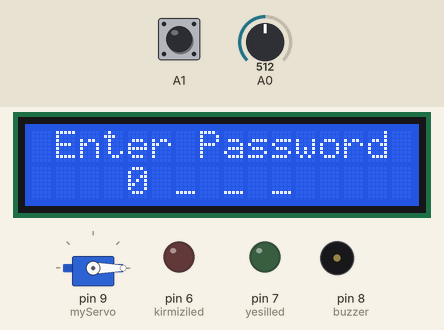
This sketch was run on a simulated Arduino Uno, built with avr-gcc and run on an emulated ATmega328P. Parts: servo, 16×2 character LCD, output pins drawn as LEDs (lit = HIGH), buzzer (waves = sounding, pin HIGH). Inputs (shaded band) come from the test bench; at power-on: A1 HIGH, A0 = 512.

Above: at 3.3 s.
3.4 s: A1 pulled LOW for 0.15 s
At 4.0 s:
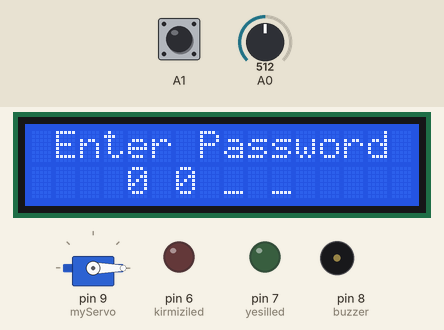
6.5 s: A1 pulled LOW for 1 s
At 8.8 s:
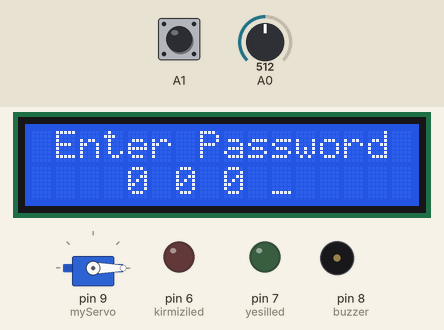
10.5 s: A0 set to 610
12.0 s: A0 set to 590
At 13.5 s:
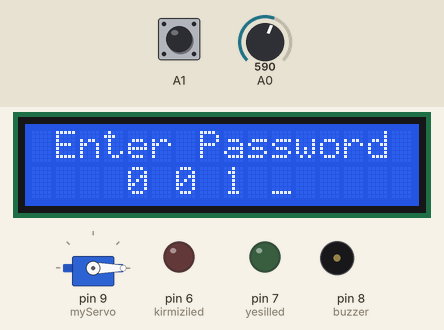
15.0 s: A0 set to 716
16.5 s: A0 set to 511
At 16.9 s:
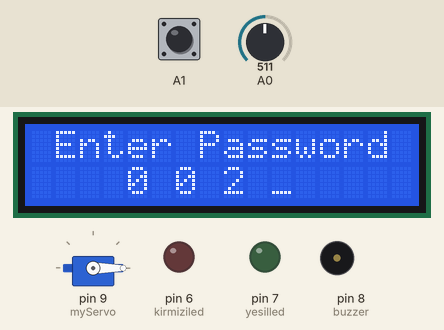
Timing chart, 0 to 19.5 s (numbered marks = the images above; inputs shaded):
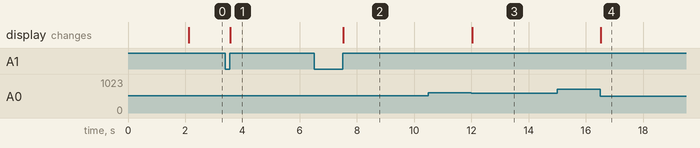

Measured:
- after the input at 3.4 s, the display: changes after 0.17 s (image 1)
- after the input at 6.5 s, the display: changes after 1.0 s (image 2)
- after the input at 10.5 s, every drawn part: stays the same
- after the input at 12.0 s, the display: changes at once (image 3)
- after the input at 15.0 s, every drawn part: stays the same
- after the input at 16.5 s, the display: changes at once (image 4)

The sketch:

Stage_11_Final_Assembly.ino
```cpp
#include <LiquidCrystal_I2C.h>
#include <Servo.h>

LiquidCrystal_I2C lcd(0x27, 16 ,2);
Servo myServo;

int joystickDeger;

int secilenSayi = 0;

int joystickButton;

int girilenSifre[4];

int hane = 0;

int yesilled = 7;

int kirmiziled = 6;

int buzzer = 8;

bool sifreDogru;

int dogruSifre[4] = {5, 2, 8, 0};

void setup() {

// Giriş pinleri
  pinMode(A1, INPUT_PULLUP);

  pinMode(yesilled, OUTPUT);

  pinMode(kirmiziled, OUTPUT);

  pinMode(buzzer, OUTPUT);

  digitalWrite(yesilled, LOW);

  digitalWrite(kirmiziled, LOW);

  digitalWrite(buzzer, LOW);

  myServo.attach(9);
  myServo.write(0);

// LCD başlatma
  lcd.init();
  lcd.backlight();

  lcd.setCursor(1,0);
  lcd.print("Smart Safe");

  lcd.setCursor(1,1);
  lcd.print("Loading...");
  delay(2000);

  lcd.clear();

  lcd.setCursor(1,0);
  lcd.print("Enter Password");

}

void loop()
{

  joystickDeger = analogRead(A0);
  joystickButton = digitalRead(A1);

  // Sağa sola sayı değiştiren if'ler
  if (joystickDeger > 600)
  {

  if (secilenSayi < 9)
  {

  secilenSayi++;

  }

  while (analogRead(A0) > 600)
  {

  }

 }

  if (joystickDeger < 400)
  {

  if (secilenSayi > 0)
  {

  secilenSayi--;

  }

  while (analogRead(A0) < 400)
  {

  }

  }


  // Seçilen sayıyı onaylayan
  if (joystickButton == LOW)
  {


  if (hane < 4)
  {
 girilenSifre[hane] = secilenSayi;

 hane++ ;

 secilenSayi = 0;

  }

  while (digitalRead(A1) == LOW)
  {

  }
}

 lcd.setCursor(0,1);
 lcd.print("                ");

 lcd.setCursor(4,1);

 for (int i = 0; i < 4; i++)
 {

  if (i < hane)
 {

  lcd.print(girilenSifre[i]);

 }

 else if (i == hane)
 {

 lcd.print(secilenSayi);
 }

 else
 {
   lcd.print("_");
 }

   lcd.print(" ");

 }
 if (hane == 4)
 {
 sifreDogru = true;

 for (int i = 0; i < 4; i++)
{

  if (girilenSifre[i] != dogruSifre[i])
  {

  sifreDogru = false;
  break;
 }
}

if (sifreDogru == true)
{

lcd.setCursor(0,1);
lcd.print("True Password");

digitalWrite(buzzer, HIGH);
delay(200);

digitalWrite(buzzer, LOW);

myServo.write(90);

digitalWrite(yesilled, HIGH);

delay(10000);

myServo.write(0);

digitalWrite(yesilled, LOW);

lcd.setCursor(0,1);
lcd.print("                ");
hane = 0;

}

else
{
  lcd.setCursor(0,1);
  lcd.print("Wrong Password");

   digitalWrite(kirmiziled, HIGH);

  digitalWrite(buzzer, HIGH);
  delay(200);
  digitalWrite(buzzer, LOW);
  delay(100);
  digitalWrite(buzzer, HIGH);
  delay(200);
  digitalWrite(buzzer, LOW);

  delay(1500);

  digitalWrite(kirmiziled, LOW);

  lcd.setCursor(0,1);
  lcd.print("                ");

  hane = 0;

}


 }

 } 
```
